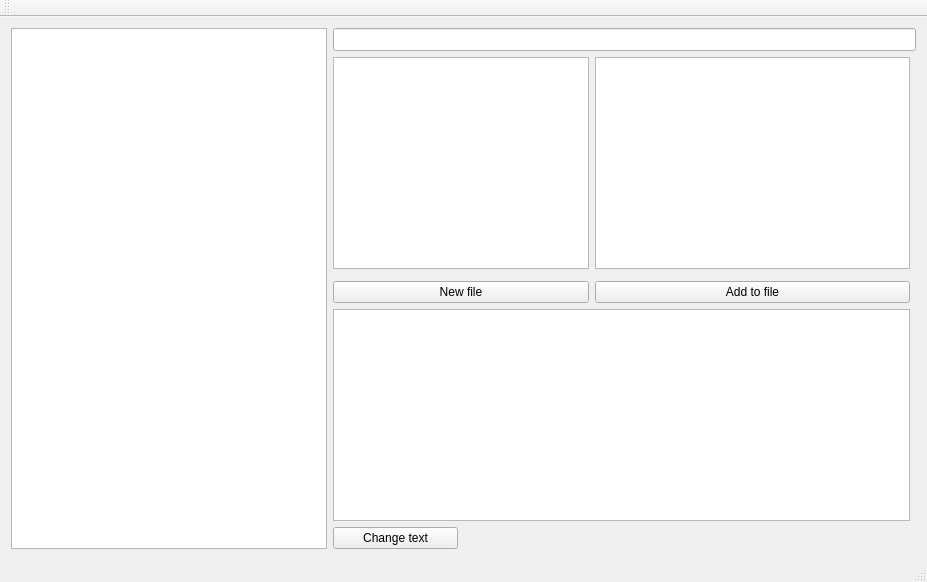
<?xml version="1.0" encoding="UTF-8"?>
<ui version="4.0">
 <class>MainWindow</class>
 <widget class="QMainWindow" name="MainWindow">
  <property name="geometry">
   <rect>
    <x>0</x>
    <y>0</y>
    <width>927</width>
    <height>582</height>
   </rect>
  </property>
  <property name="windowTitle">
   <string>Catalogs</string>
  </property>
  <widget class="QWidget" name="centralWidget">
   <layout class="QGridLayout" name="gridLayout">
    <item row="0" column="0" rowspan="6">
     <widget class="QTreeView" name="treeView">
      <property name="sizePolicy">
       <sizepolicy hsizetype="Expanding" vsizetype="Expanding">
        <horstretch>0</horstretch>
        <verstretch>0</verstretch>
       </sizepolicy>
      </property>
      <property name="minimumSize">
       <size>
        <width>200</width>
        <height>0</height>
       </size>
      </property>
      <property name="font">
       <font>
        <pointsize>10</pointsize>
       </font>
      </property>
     </widget>
    </item>
    <item row="1" column="1" colspan="2">
     <widget class="QListView" name="listView">
      <property name="sizePolicy">
       <sizepolicy hsizetype="MinimumExpanding" vsizetype="Expanding">
        <horstretch>0</horstretch>
        <verstretch>0</verstretch>
       </sizepolicy>
      </property>
      <property name="minimumSize">
       <size>
        <width>200</width>
        <height>0</height>
       </size>
      </property>
      <property name="maximumSize">
       <size>
        <width>16777215</width>
        <height>16777215</height>
       </size>
      </property>
      <property name="font">
       <font>
        <pointsize>10</pointsize>
       </font>
      </property>
     </widget>
    </item>
    <item row="0" column="1" colspan="4">
     <widget class="QLineEdit" name="lineEdit">
      <property name="font">
       <font>
        <pointsize>10</pointsize>
       </font>
      </property>
     </widget>
    </item>
    <item row="4" column="1" colspan="3">
     <widget class="QTextEdit" name="textEdit_2">
      <property name="sizePolicy">
       <sizepolicy hsizetype="Expanding" vsizetype="Expanding">
        <horstretch>0</horstretch>
        <verstretch>0</verstretch>
       </sizepolicy>
      </property>
      <property name="minimumSize">
       <size>
        <width>200</width>
        <height>0</height>
       </size>
      </property>
      <property name="font">
       <font>
        <pointsize>10</pointsize>
       </font>
      </property>
     </widget>
    </item>
    <item row="1" column="3">
     <widget class="QTextEdit" name="textEdit">
      <property name="sizePolicy">
       <sizepolicy hsizetype="MinimumExpanding" vsizetype="Expanding">
        <horstretch>0</horstretch>
        <verstretch>0</verstretch>
       </sizepolicy>
      </property>
      <property name="minimumSize">
       <size>
        <width>100</width>
        <height>0</height>
       </size>
      </property>
      <property name="font">
       <font>
        <pointsize>10</pointsize>
       </font>
      </property>
     </widget>
    </item>
    <item row="5" column="1">
     <widget class="QPushButton" name="pushButton_3">
      <property name="text">
       <string>Change text</string>
      </property>
     </widget>
    </item>
    <item row="3" column="3">
     <widget class="QPushButton" name="pushButton">
      <property name="text">
       <string>Add to file</string>
      </property>
     </widget>
    </item>
    <item row="3" column="1" colspan="2">
     <widget class="QPushButton" name="pushButton_2">
      <property name="text">
       <string>New file</string>
      </property>
     </widget>
    </item>
   </layout>
  </widget>
  <widget class="QMenuBar" name="menuBar">
   <property name="geometry">
    <rect>
     <x>0</x>
     <y>0</y>
     <width>927</width>
     <height>20</height>
    </rect>
   </property>
  </widget>
  <widget class="QToolBar" name="mainToolBar">
   <attribute name="toolBarArea">
    <enum>TopToolBarArea</enum>
   </attribute>
   <attribute name="toolBarBreak">
    <bool>false</bool>
   </attribute>
  </widget>
  <widget class="QStatusBar" name="statusBar"/>
 </widget>
 <layoutdefault spacing="6" margin="11"/>
 <resources/>
 <connections/>
</ui>
